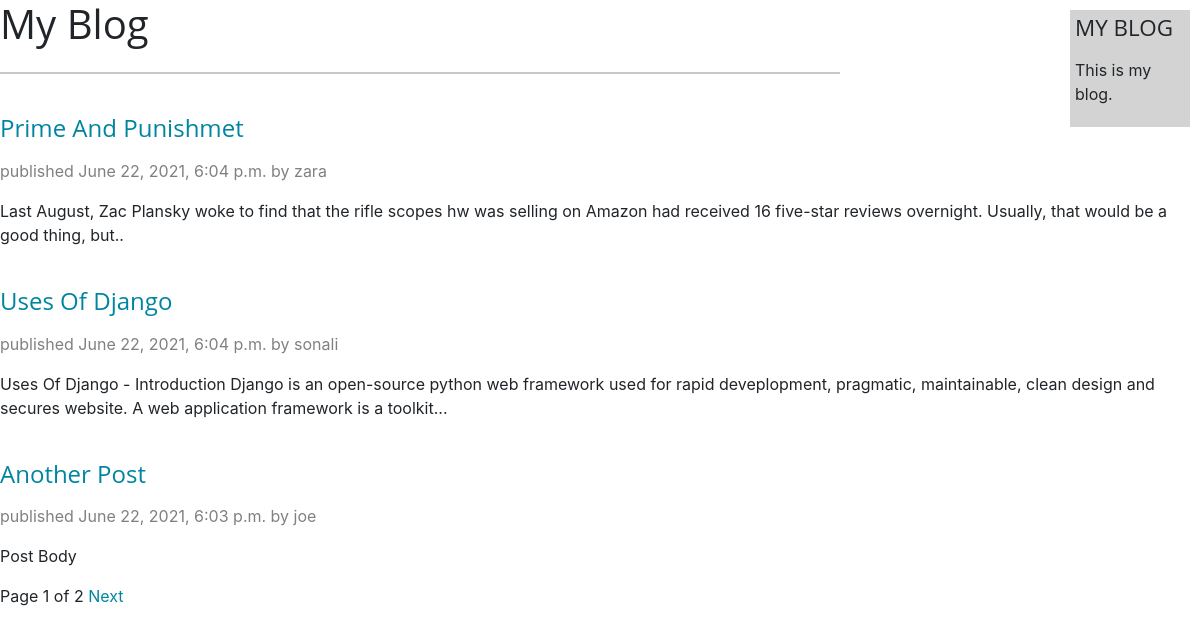
/b/, run on the app's committed database.
### b/models.py (models this page shows, shortened)
class Post(models.Model):
    objects = models.Manager()  # The default manager.
    published = PublishedManager()  # Our custom manager.
    def get_absolute_url(self):
        return reverse('b:post_detail',
                       args=[self.publish.year,
                             self.publish.month,
                             self.publish.day,
                             self.slug])
    STATUS_CHOICES = (
        ('draft', 'Draft'),
        ('published', 'Published'),
    )
    title = models.CharField(max_length=250)
    slug = models.SlugField(max_length=250,
                            unique_for_date='publish')
    author = models.ForeignKey(User, on_delete=models.CASCADE,
                               related_name='blog_posts')
    body = models.TextField()
    publish = models.DateTimeField(default=timezone.now)
    created = models.DateTimeField(auto_now_add=True)
    updated = models.DateTimeField(auto_now=True)
    status = models.CharField(max_length=10,
                              choices=STATUS_CHOICES,
                              default='draft')
    class Meta:
        ordering = ('-publish',)

### b/views.py (the view)
# urls.py: path('', views.PostListView.as_view(), name='post_list'),
class PostListView(ListView):
    queryset = Post.published.all()
    context_object_name = 'posts'
    paginate_by = 3
    template_name = 'post/list.html'

### b/templates/post/list.html (shortened to what this page needs)
{% extends "b/base.html" %}
{% block content %}
    <h1>My Blog</h1>
    <hr class="my-4">
    {% if posts %}
        {% for post in posts %}
            <h2 class="post-heading">
                <a href="{{ post.get_absolute_url }}">
                    {{ post.title }}
                </a>
            </h2>
            <p class="date">
                published {{ post.publish }} by {{ post.author }}
            </p>
            <p class="subheading">
                {{ post.body|truncatewords:30|linebreaks }}
            </p>
        {% endfor %}
    {% endif %}
  	{% include "b/pagination.html" with page=page_obj %}
{% endblock %}

### b/templates/b/base.html (shortened to what this page needs)
{% load static %}
<!DOCTYPE html>
<html lang="en">
<head>
    <link href="{% static 'css/b.css' %}" rel="stylesheet">
</head>
<body>
    <div id="content">
        {% block content %}
        {% endblock %}
    </div>
    <div class="sidebar">
        <h2 class="m">MY BLOG</h2>
        <p>This is my blog.</p>
    </div>
</body>
</html>

### b/templates/b/pagination.html (shortened to what this page needs)
<!DOCTYPE html>
<html lang="en">
<head>
</head>
<body>
    <div class="pagination">
	    <span class="step-links">
	        <span class="current">
                Page {{	page.number	}}	of	{{ page.paginator.num_pages }}
	        </span>
	        {% if page.has_next	%}
	            <a href="?page={{ page.next_page_number	}}">Next</a>
	        {% endif %}
		</span>
    </div>
</body>
</html>

### b/static/css/b.css (style rules this page uses)
*, *::before, *::after { box-sizing: border-box; }
* { margin: 0; padding: 0; text-decoration: none; }
body { margin: 0; font-family: "Lora", -apple-system, BlinkMacSystemFont, "Segoe UI", Roboto, "Helvetica Neue", Arial, sans-serif, "Apple Color Emoji", "Segoe UI Emoji", "Segoe UI Symbol", "Noto Color Emoji"; font-size: 1rem; font-weight: 400; line-height: 1.5; color: #212529; background-color: #fff; -webkit-text-size-adjust: 100%; -webkit-tap-highlight-color: rgba(0, 0, 0, 0); }
hr { margin: 1rem 0; color: inherit; background-color: currentColor; border: 0; opacity: 0.25; }
hr:not([size]) { height: 2px; width: 70% }
h6, .h6, h5, .h5, h4, .h4, h3, .h3, h2, .h2, h1, .h1 { margin-top: 0; margin-bottom: 0.5rem; font-family: "Open Sans", -apple-system, BlinkMacSystemFont, "Segoe UI", Roboto, "Helvetica Neue", Arial, sans-serif, "Apple Color Emoji", "Segoe UI Emoji", "Segoe UI Symbol", "Noto Color Emoji"; font-weight: 500; line-height: 1.2; }
h1, .h1 { font-size: calc(1.375rem + 1.5vw); }
@media (min-width: 1200px) { h1, .h1 { font-size: 2.5rem; } }
h2, .h2 { font-size: calc(1.325rem + 0.9vw); }
@media (min-width: 1200px) { h2, .h2 { font-size: 1rem; } }
p { margin-top: 0; margin-bottom: 1rem; }
.post-heading { font-size: 1.5rem; margin-top: 2.5rem; }
.subheading { font-size: 1.2rem; }
a { color: #0085A1; text-decoration: none; }
.my-4 { margin-top: 1.5rem !important; margin-bottom: 1.5rem !important; }
hr { color: inherit; margin: 1rem 0px; border-width: 0px; border-style: initial; border-color: initial; border-image: initial; }
p { margin: 1rem 0; }
.date { color: gray; }
.m { font-size: 1.5rem; }
.sidebar { background-color: lightgrey; width: 200px; padding: 20px; margin: 20px; font-size: 1.4rem; position: absolute; top: 2px; right: 0; }
@media only screen and (max-width: 1200px) { .sidebar { top: 0px; margin: 10px; font-size: 1rem; width: 120px; padding: 5px; } }
@media only screen and (max-width: 1200px) { .m { font-size: 1.4rem; } }

### data on the page
Post: title "Prime And Punishmet", publish "June 22, 2021, 6:04 p.m.", author "zara", body "Last August, Zac Plansky woke to find that the rifle scopes hw was selling on Amazon had received 16 five-star reviews overnight. Usually, that would be a good thing, but.."
Post: title "Uses Of Django", publish "June 22, 2021, 6:04 p.m.", author "sonali", body "Uses Of Django - Introduction Django is an open-source python web framework used for rapid deveplopment, pragmatic, maintainable, clean design and secures website. A web application framework is a toolkit..."
Post: title "Another Post", publish "June 22, 2021, 6:03 p.m.", author "joe", body "Post Body"

### other printed values
{{ page.number }} "1"
{{ page.paginator.num_pages }} "2"
